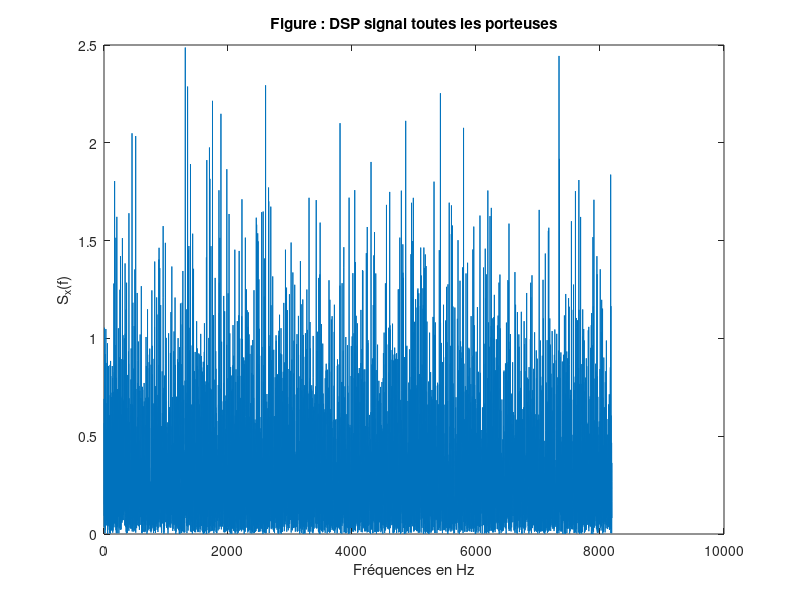
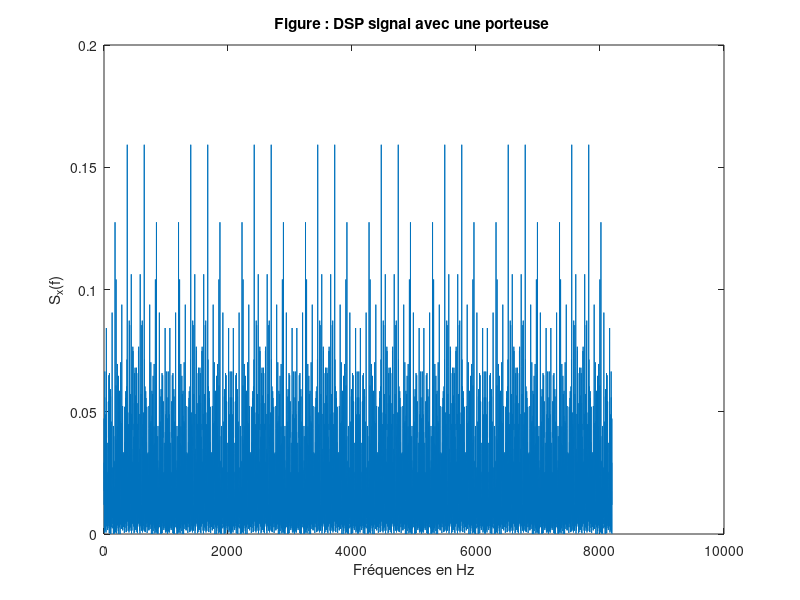
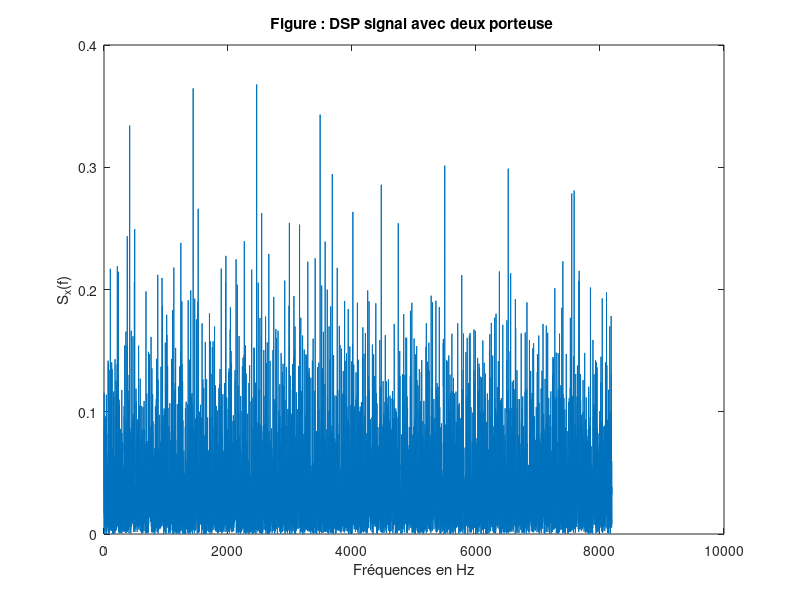
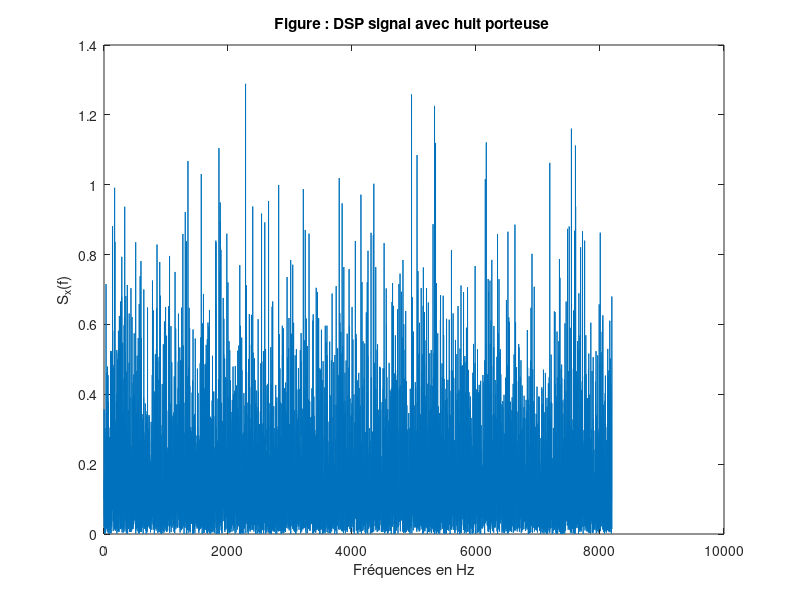

The MATLAB script that drew these images, in order:
%Nombre de porteuse
N = 16;
%nb_nbits
nb_bits = 16000;
% Ts 
Ts = 1; 
%generation des bits aleatorement  
bits=randi([0,1],1,nb_bits);
% Mapping en symboles complexe
symboles =  2*bits-1;
% Surechantillonage
mat_symboles =reshape(symboles,N,length(symboles)/N);
%matrice sortie de la ifft
signal_entree = ifft(mat_symboles);
%matrice  sortie de la fft
signal_sortie = fft(signal_entree);
%remise en ligne
sig_sortie = reshape(signal_sortie,1,length(symboles));
%decision symboles
symboles_decides = sign(sig_sortie);
%Demapping_2
demmaping = (symboles_decides +1 )/2;
%Calcul de TEB 
TEB = length(find(bits ~= demmaping))/nb_bits;
% DSP signal   
    DSP = periodogram(sig_sortie);
    figure();
    plot(fftshift(DSP));
    xlabel('Fréquences en Hz');
    ylabel('S_{x}(f)');
    title('Figure : DSP signal toutes les porteuses');
    
%% Avec une seule porteuse et les autres a zero

mat_symboles1 =  [mat_symboles(1,:); zeros(N-1,nb_bits/N)];
signal_entree1 = ifft(mat_symboles1);
%sortie de ifft
signal_sortie1 = fft(signal_entree1);
%remise en ligne
sig_sortie1 = reshape(signal_sortie1,1,length(symboles));
%decision symboles
symboles_decides1 = sign(sig_sortie1);
%Demapping_2
demmaping1 = (symboles_decides1 +1 )/2;
%Calcul de TEB 
TEB1 = length(find(bits ~= demmaping1))/nb_bits;
% DSP signal avec une seule porteuse   
    DSP1 = periodogram(sig_sortie1);
    figure();
    plot(fftshift(DSP1));
    xlabel('Fréquences en Hz');
    ylabel('S_{x}(f)');
    title('Figure : DSP signal avec une porteuse ');

%% Avec deux porteuses utilisées et les autres a zero

mat_symboles2 =  [mat_symboles(1:2,:); zeros(N-2,nb_bits/N)];
signal_entree2 = ifft(mat_symboles2);
%sortie de ifft
signal_sortie2 = fft(signal_entree2);
%remise en ligne
sig_sortie2 = reshape(signal_sortie2,1,length(symboles));
%decision symboles
symboles_decides2 = sign(sig_sortie2);
%Demapping_2
demmaping2 = (symboles_decides2 + 1 )/2;
%Calcul de TEB 
TEB2 = length(find(bits ~= demmaping2))/nb_bits;
% DSP signal avec deux  porteuses   
    DSP2 = periodogram(sig_sortie2);
    figure();
    plot(fftshift(DSP2));
    xlabel('Fréquences en Hz');
    ylabel('S_{x}(f)');
    title('Figure : DSP signal avec deux porteuse ');
    
%% Avec huit porteuses utilisées et les autres a zero 

mat_symboles3 = [zeros(4,nb_bits/N);mat_symboles(5:12,:); zeros(4,nb_bits/N)];
signal_entree3 = ifft(mat_symboles3);
%sortie de ifft
signal_sortie3 = fft(signal_entree3);
%remise en ligne
sig_sortie3 = reshape(signal_sortie3,1,length(symboles));
%decision symboles
symboles_decides3 = sign(sig_sortie3);
%Demapping_2
demmaping3 = (symboles_decides3 + 1 )/2;
TEB3 = length(find(bits ~= demmaping3))/nb_bits;
% DSP signal avec deux  porteuses   
    DSP3 = periodogram(sig_sortie3);
    figure();
    plot(fftshift(DSP3));
    xlabel('Fréquences en Hz');
    ylabel('S_{x}(f)');
    title('Figure : DSP signal avec huit porteuse ');
    
    
%% Chaine avec canal multitrajet 

% on trouve un PC de 12 ; on prend IG = 4 et avec formule de 25%
% reponse en frequance de canal de propagation
h = [ 0.227 0.46 0.688 0.460 0.227];
H_entree = fft(h,100);
%frequence = []
%f = linspace(0,N,length());
module_H = abs(H_entree);
argument_H = angle(H_entree);
figure();
subplot(2, 1 , 1)
plot(linspace(0, N, length(H_entree)), module_H,'red','LineWidth',2);
title('Reponse en frequence (module)');
xlabel('Porteuses (N)');
ylabel('H_{canal}(N)');
subplot(2, 1 , 2)
plot(linspace(0, N, length(argument_H)), argument_H,'red','LineWidth',2);
%plot(periodogram(argument_H));
title('Reponse en frequence (argument)');
xlabel('Porteuses (N)');
ylabel('arg(H_{canal}(f))');

%% passage du canal OFFDM par canal de propagation

%remise en ligne
sig_recu = reshape(signal_entree,1,length(symboles));
SignalRecu = filter(h,1,sig_recu);
% DSP signal sortie de canal
 DSP4 = periodogram(SignalRecu);
    figure();
    plot(fftshift(DSP4));
    xlabel('Fréquences en Hz');
    ylabel('S_{x}(f)');
    title('Figure 4: DSP signal sortie du canal  ')
% Comparaison DSP sortie canal & avant canal 
figure();
plot(fftshift(DSP4),'blue');
hold on;
plot(fftshift(DSP),'r');
xlabel('Fréquences en Hz');
ylabel('S_{x}(f)');
title('Figure 4: DSP sortie canal & avant canal  ');
legend('DSP apres canal','DSP avant canal');

% Visualtization des constellations

% 2 constellations loignees ( premiere et derniere) :
Signalrecufft = fft(reshape(SignalRecu,N,length(symboles)/N));
figure();
plot(Signalrecufft(3,:),'ored','LineWidth',2);
hold on;
plot(Signalrecufft(9,:),'oblue','LineWidth',2);
title('figure1 : Constellations avec 2 porteuses'); 
legend('Porteuse 3','Porteuse 9');

%Determination de TEB simulé

%remise en ligne
signalSortie = reshape(Signalrecufft,1,length(symboles));
%decision symboles
symboles_decides4 = sign(signalSortie);
%Demapping_4
demmaping4 = (symboles_decides4 + 1 )/2;
TEB4 = length(find(bits ~= demmaping4))/nb_bits;
% RQ : sans interval de garde on a plus de bruit i.e
      % interferences entre symboles car les porteuse 
       % se supersosent donc on perde de l'info donc TEB grand

%% %%%%%%%%%%%%%%%  Implantation avec Intervale de Garde %%%%%%%%%%%%%%%%
%%%%%%%%%%%%%%%%%%%%%%%%%%%%%%%%%%%%%%%%%%%%%%%%%%%%%%%%%%%%%%%%%%%%%%%%%

%Introduction des zeros entre les symboles :
N1 = 12;
%nb_nbits
nb_bits_IG = 12000;
%generation des bits aleatorement  
bits_IG=randi([0,1],1,nb_bits_IG);
%Mapping en symboles complexe
symboles_IG =  2*bits_IG-1;
% Surechantillonage
mat_IG =reshape(symboles_IG,N1,length(symboles_IG)/N1);
%passage par la ifft
signal_entree_IG = ifft(mat_IG);
%passage par la fft
signal_sortie_IG = fft(signal_entree_IG);
%remise en ligne de la matrice
sig_sortie_IG = reshape(signal_sortie_IG,1,length(symboles_IG));
%decision symboles
symboles_decides_IG = sign(sig_sortie_IG);

%Construction de la matrice avec des zeros au debut
mat_avec_IG = [zeros(4,length(signal_entree_IG));signal_entree_IG];
signal_sortieCanal_IG = filter(h,1,reshape(mat_avec_IG, 1, []));
signal_sortieCanalIG_ligne = reshape(signal_sortieCanal_IG,N1 +4,[]);
Signal_sortie_IG = fft(signal_sortieCanalIG_ligne(5:end,:));

% Constellations avec Intervale de Garde : 
figure();
plot(Signal_sortie_IG(3,:),'ored','LineWidth',2);
hold on;
plot(Signal_sortie_IG(9,:),'oblue','LineWidth',2);
title('figure1 : Constellations 2 porteuses avec IG'); 
legend('Porteuse 3','Porteuse 9');

%Calcul du TEB

%remise en ligne de la matrice
signalSortie_IG = reshape(Signal_sortie_IG,1,length(symboles_IG));
%decision symboles
symboles_decides5 = sign(signalSortie_IG);
%Demapping
demmaping5 = (symboles_decides5 + 1 )/2;
TEB5 = length(find(bits_IG ~= demmaping5))/nb_bits_IG;

%% %%%%%%%%%%%%%%%%%%%%  Implantation avec prefix cyclique %%%%%%%%%%%%%%
%%%%%%%%%%%%%%%%%%%%%%%%%%%%%%%%%%%%%%%%%%%%%%%%%%%%%%%%%%%%%%%%%%%%%%%%%

%Construction de la matrice avec prefix cyclique
mat_avec_PC = [signal_entree_IG(end-3:end,:);signal_entree_IG];
%mat_avec_PC(1:4,:)= signal_entree_IG(N1-3:end,:);
signal_sortieCanal_PC = filter(h,1,reshape(mat_avec_PC, 1, []));
signal_sortieCanalPC_ligne = reshape(signal_sortieCanal_PC,N1 +4,[]);
Signal_sortie_PC = fft(signal_sortieCanalPC_ligne(5:end,:));

%Tracage des constellations avec PC 
figure();
plot(Signal_sortie_PC(3,:),'*red','LineWidth',2);
hold on;
plot(Signal_sortie_PC(9,:),'*blue','LineWidth',2);
title('figure1 : 2 Constellations  porteuses avec PC');
legend('Porteuse 3','Porteuse 9');

%Calcul du TEB simulé
%remise en ligne
signalSortie_PC = reshape(Signal_sortie_PC,1,length(symboles_IG));
%decision symboles
symboles_decides6 = sign(signalSortie_PC);
%Demapping
demmaping6 = (symboles_decides6 + 1 )/2;
TEB6 = length(find(bits_IG ~= demmaping6))/nb_bits_IG;

%% %%%%%%%%%%%%%%%%%%%%  Implantation avec Egalisation %%%%%%%%%%%%%%%%
%%%%%%%%%%%%%%%%%%%%%%%%%%%%%%%%%%%%%%%%%%%%%%%%%%%%%%%%%%%%%%%%%%%%%%%%%

H = fft(h,N1);
signal_EG =  Signal_sortie_PC./(H.');   
%%%%%%  ML EGALIZER , COMMENT THE LINE BELLOW PLEASE  %%%%%%%%%%%%%%%
%signal_EG =  Signal_sortie_PC.*(H');   

%Tracage des constellations 
figure();
plot(signal_EG(3,:),'ored','LineWidth',2);
hold on;
plot(signal_EG(9,:),'oblue','LineWidth',2);
title('figure1 : Constellations avec P.C & Egalisateur ML ');
legend('Porteuse 3','Porteuse 9');

%Calcul du TEB simulé avec egalisateur et P.C
%remise en ligne
signal_EG_ligne = reshape(signal_EG,1,length(symboles_IG));
%decision symboles
symboles_decides_EG = sign(signal_EG_ligne);
%Demapping
demmaping_EG = (symboles_decides_EG + 1 )/2;
TEB_EG = length(find(bits_IG ~= demmaping_EG))/nb_bits_IG;

%% %%%%%%%%%%%%%%%%%%%  Impacte erreur d'horloge %%%%%%%%%%%%%%%%%%%%%%%%
%%%%%%%%%%%%%%%%%%%%%%%%%%%%%%%%%%%%%%%%%%%%%%%%%%%%%%%%%%%%%%%%%%%%%%%%%

%Construction de la matrice avec prefix cyclique surdimensionement (double donc 8)
mat_sortie_HR = [signal_entree_IG(end-7:end,:);signal_entree_IG];
signalSortieCanal_PC = filter(h,1,reshape(mat_sortie_HR, 1, []));
signalSortieCanalPC_ligne = reshape(signalSortieCanal_PC,N1 +8,[]);

%matrices des differents cas ( selon enonce)
SignalSortie_cas1 = fft(signalSortieCanalPC_ligne(3:14,:));
SignalSortie_cas2 = fft(signalSortieCanalPC_ligne(7:18,:));
SignalSortie_cas3 = fft([signalSortieCanalPC_ligne(11:end,:);signalSortieCanalPC_ligne(1:2,:)]);

% Egalisation 
Signal_EG_cas1 = SignalSortie_cas1./(H.');
Signal_EG_cas2 = SignalSortie_cas2./(H.');
Signal_EG_cas3 = SignalSortie_cas3 ./(H.');

%Tracage des constellations avec erreur d'horloge : cas1
figure();
plot(Signal_EG_cas1(3,:),'ored','LineWidth',2);
%hold on;
title('figure1 : 1ere cas problem synchronisation ');
legend('porteuse 3');

%Tracage des constellations avec erreur d'horloge : cas 2 
figure();
plot(Signal_EG_cas2(3,:),'ored','LineWidth',2);
%hold on;
title('figure1 : 2eme cas problem synchronisation ');
legend('porteuse 3');

%Tracage des constellations avec erreur d'horloge : cas 3
figure();
plot(Signal_EG_cas3(3,:),'ored','LineWidth',2);
%hold on;
title('figure1 : 3eme cas problem synchronisation ');
legend('porteuse 3');

%RQ : LES CAS DE synchroinisation ajout un angle supplementaire de rotation
% pour cela on a une rotation dans les cas 2 et 3
% si egalisation : on a une compensation de rotation 